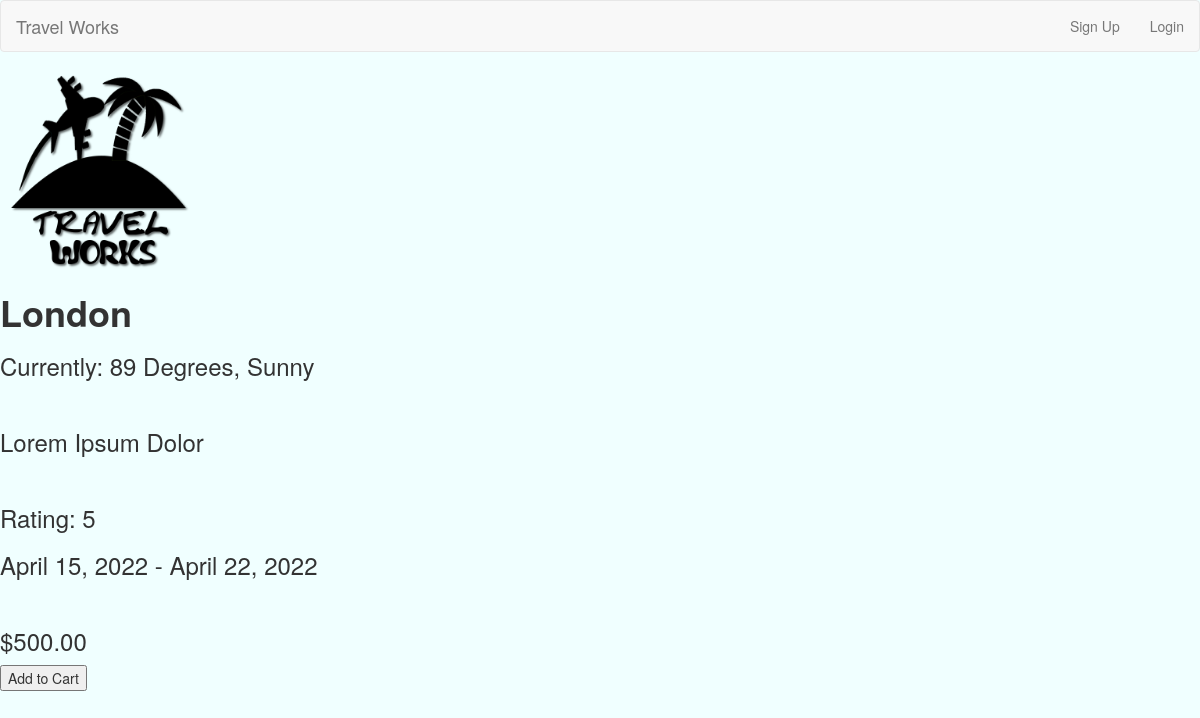
The page /1 on the database its author committed.
### shop/models.py (models this page shows, shortened)
class Package(models.Model):
    location = models.CharField(max_length=50)
    pack_number = models.IntegerField(blank=False, null=False)
    description = models.CharField(max_length=250)
    price = models.DecimalField(max_digits=10, decimal_places=2)
    start_date = models.DateField(default=timezone.now, blank=True, null=True)
    end_date = models.DateField(default=timezone.now, blank=True, null=True)
    rating = models.IntegerField(blank=False, null=False)
    weather = models.CharField(max_length=50)

### shop/views.py (the view)
# urls.py: path('<int:pk>', PackageDetailView.as_view(), name='product'),
class PackageDetailView(DetailView):
    model = Package
    template_name = "product.html"

### shop/templates/product.html (shortened to what this page needs)
{% extends 'base.html' %}
{% load static %}
{% block content %}
<!DOCTYPE html>
<html lang="en">
<head>
</head>
<body>
<img src="{% static "images/Travel Works.png" %}" alt="logo" width="200" height="200">
<h1><b>{{object.location}}</b></h1><h3>Currently: {{object.weather}}</h3>
<br>
<h3>{{object.description}}</h3>
<br>
<h3>Rating: {{object.rating}}</h3>
<h3>{{object.start_date}} - {{object.end_date}}</h3><br>
<h3>${{object.price}}</h3>
 <button type="submit">Add to Cart</button>
</body>
{% endblock %}

### shop/templates/product.html (style rules this page uses)
body { background-color: Azure; }

### rows shown on the page
Package: location "London", weather "89 Degrees, Sunny", description "Lorem Ipsum Dolor", rating "5", start_date "April 15, 2022", end_date "April 22, 2022", price "500.00"
